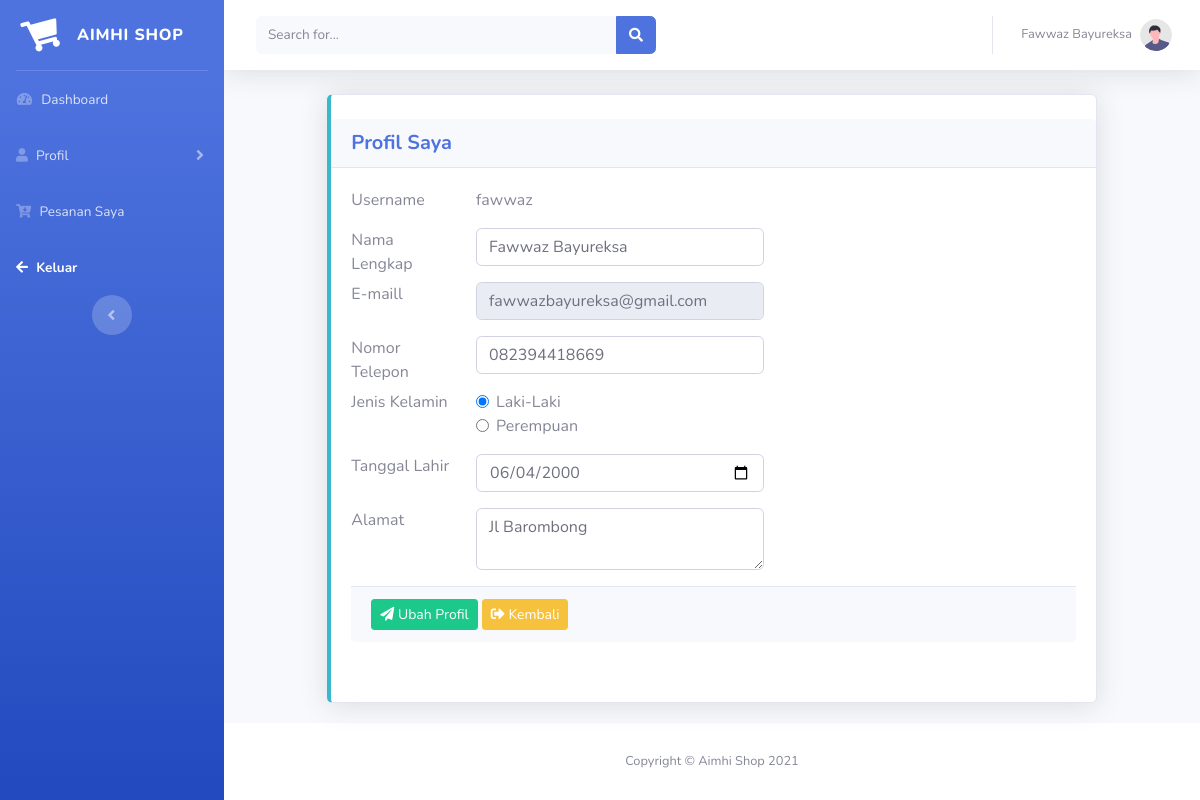
/konsumen/index.php?page=profil&id=1 (signed in), run on the app's committed database.
### tables this page shows
CREATE TABLE `user` (
  `id_user` int(5) NOT NULL,
  `nama` varchar(30) NOT NULL,
  `nama_usr` varchar(30) NOT NULL,
  `email` varchar(30) NOT NULL,
  `telp` varchar(14) NOT NULL,
  `pass` varchar(30) NOT NULL,
  `gender` int(11) NOT NULL,
  `tgl_lahir` date NOT NULL,
  `alamat` text NOT NULL,
  `bank` varchar(30) NOT NULL,
  `norek` varchar(30) NOT NULL,
  `namarek` varchar(30) NOT NULL
);

### konsumen/profil.php (the view, shortened to what this page needs)
<?php
require_once '../admin/koneksi.php';
$id = $_SESSION['user']['id_user'];
$sql = mysqli_query($koneksi, "SELECT * FROM user WHERE id_user = '$id' ");
$data = mysqli_fetch_assoc($sql);
?>
<div class="row justify-content-center">
    <div class="col-sm-10">
        <div class="card  border-left-info shadow py-4">
            <div class="card-header">
                <h5 class="m-0 font-weight-bold text-primary">Profil Saya</h5>
            </div>
            <div class="card-body">
                <form action="" class="form-group" method="post">
                    <div class="row justify-content-start">
                        <div class="col-sm-2">
                            <th>Username </th>
                        </div>
                        <div class="col-sm-5">
                            <div class="form-group">
                                <td><?= $data['nama_usr'] ?></td>
                            </div>
                        </div>
                    </div>
                    <div class="row justify-content-start">
                        <div class="col-sm-2">
                            <th>Nama Lengkap</th>
                        </div>
                        <div class="col-sm-5">
                            <div class="form-group">
                                <td><input class="form-control" value="<?= $data['nama'] ?>" type="text"></td>
                            </div>
                        </div>
                    </div>
                    <div class="row justify-content-start">
                        <div class="col-sm-2">
                            <th>E-maill</th>
                        </div>
                        <div class="col-sm-5">
                            <div class="form-group">
                                <td><input class="form-control" value="<?= $data['email'] ?>" readonly type="text"></td>
                            </div>
                        </div>
                    </div>
                    <div class="row justify-content-start">
                        <div class="col-sm-2">
                            <th>Nomor Telepon</th>
                        </div>
                        <div class="col-sm-5">
                            <div class="form-group">
                                <td><input class="form-control" value="<?= $data['telp'] ?>" type="text"></td>
                            </div>
                        </div>
                    </div>
                    <div class="row justify-content-start">
                        <div class="col-sm-2">
                            <th>Jenis Kelamin</th>
                        </div>
                        <div class="col-sm-10">
                            <div class="form-group">
                                <div class="form-check">
                                    <input class="form-check-input" type="radio" name="flexRadioDefault" <?php
                                                                                                            if ($data['gender'] == 1) {
                                                                                                                echo "checked";
                                                                                                            } else {
                                                                                                                echo "";
                                                                                                            }
                                                                                                            ?>>
                                    <label class="form-check-label">
                                        Laki-Laki
                                    </label>
                                </div>
                                <div class="form-check">
                                    <input class="form-check-input" type="radio" name="flexRadioDefault" <?php
                                                                                                            if ($data['gender'] == 2) {
                                                                                                                echo "checked";
                                                                                                            } else {
                                                                                                                echo "";
                                                                                                            }
                                                                                                            ?>>
                                    <label class="form-check-label">
                                        Perempuan
                                    </label>
                                </div>
                            </div>
                        </div>
                    </div>
                    <div class="row justify-content-start">
                        <div class="col-sm-2">
                            <th>Tanggal Lahir</th>
                        </div>
                        <div class="col-sm-5">
                            <div class="form-group">
                                <td><input class="form-control" value="<?= $data['tgl_lahir'] ?>" type="date"></td>
                            </div>
                        </div>
                    </div>
                    <div class="row justify-content-start">
                        <div class="col-sm-2">
                            <th>Alamat</th>
                        </div>
                        <div class="col-sm-5">
                            <div class="form-group">
                                <td><textarea class="form-control" value="" type="text"><?= $data['alamat'] ?></textarea></td>
                            </div>
                        </div>
                    </div>
                    <div class="card-footer">
                        <button class="btn btn-success btn-sm" type="submit" name="ubah"><i class="fas fa-paper-plane"></i> Ubah Profil</button>
                        <a href="index.php?page=dashboard" class="btn btn-warning btn-sm"> <i class="fas fa-sign-out-alt"></i> Kembali </a>
                    </div>
            </div>
        </div>
    </div>
</div>

### data on the page
user: nama_usr "fawwaz", nama "Fawwaz Bayureksa", email "fawwazbayureksa@gmail.com", telp "082394418669", gender "☑", tgl_lahir "06/04/2000", alamat "Jl Barombong"

### other printed values
$_SESSION['user']['nama'] "Fawwaz Bayureksa"
